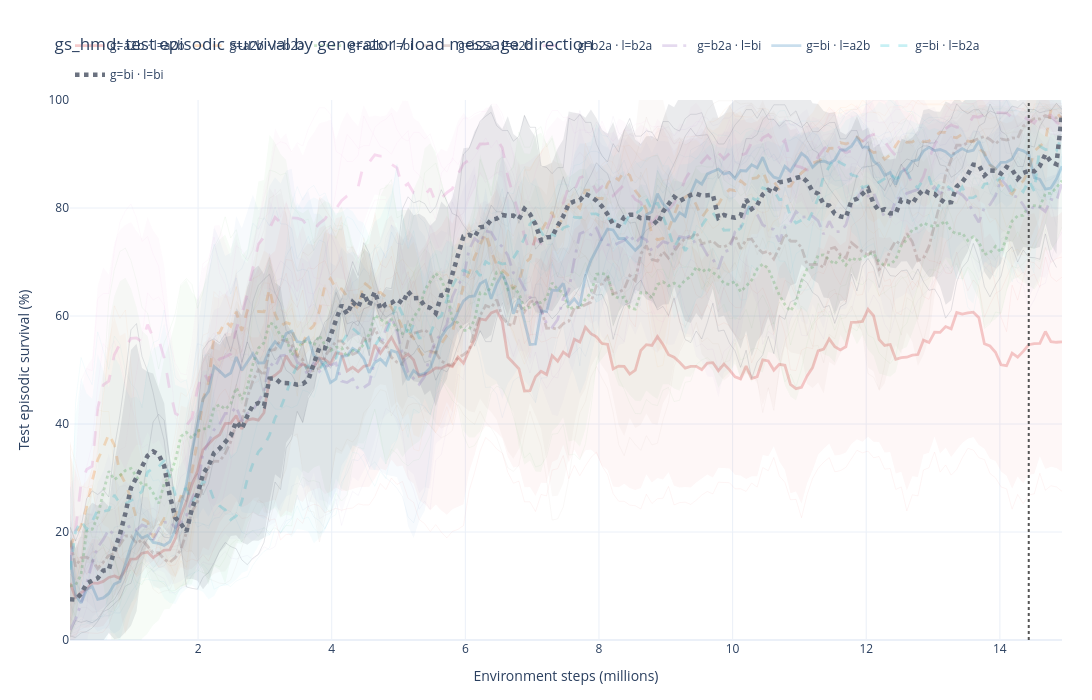

The cell this chart's notebook holds for it:
### Markdown cell above
## Aggregated survival curves

One curve per direction pair, aggregated over its three seeds. Thin lines are
the individual seeds; the band is one standard deviation across them. The
baseline is drawn in grey.

### Code cell
DIRECTION_COLORS = {
    BASELINE_LABEL: "#6b7280",
    "g=bi · l=a2b": "#1f77b4",
    "g=bi · l=b2a": "#17becf",
    "g=a2b · l=bi": "#2ca02c",
    "g=a2b · l=a2b": "#d62728",
    "g=a2b · l=b2a": "#ff7f0e",
    "g=b2a · l=bi": "#9467bd",
    "g=b2a · l=a2b": "#8c564b",
    "g=b2a · l=b2a": "#e377c2",
}

absolute_figure = sc.plot_survival_comparison(
    survival_long,
    group_by=["generator_code", "load_code"],
    label_by=direction_curve_label,
    smooth=SMOOTH_WINDOW,
    uncertainty="std",
    min_members=1,
    show_members=True,
    colors=DIRECTION_COLORS,
    highlight=[BASELINE_LABEL],
    budget_step=comparison_budget,
    title=(
        "gs_hmd: test episodic survival by generator / load message direction"
    ),
    width=1450,
    height=700,
)
absolute_figure.show()
print("done")

### Figure 1 — Plotly figure (JSON) as saved in the notebook; plotly's stock layout.template omitted (floating-point values rounded to 4 significant figures; data arrays with more than 128 entries replaced by an {"elided": "..."} marker saying what was removed)
{"data": [{"hoverinfo": "skip", "legendgroup": "g=a2b · l=a2b", "line": {"color": "#d62728", "width": 1}, "mode": "lines", "opacity": 0.0432, "showlegend": false, "type": "scatter", "x": {"elided": "180 float values"}, "y": {"elided": "180 float values"}}, {"hoverinfo": "skip", "legendgroup": "g=a2b · l=a2b", "line": {"color": "#d62728", "width": 1}, "mode": "lines", "opacity": 0.0432, "showlegend": false, "type": "scatter", "x": {"elided": "180 float values"}, "y": {"elided": "180 float values"}}, {"hoverinfo": "skip", "legendgroup": "g=a2b · l=a2b", "line": {"color": "#d62728", "width": 1}, "mode": "lines", "opacity": 0.0432, "showlegend": false, "type": "scatter", "x": {"elided": "180 float values"}, "y": {"elided": "180 float values"}}, {"hoverinfo": "skip", "legendgroup": "g=a2b · l=a2b", "line": {"width": 0}, "mode": "lines", "showlegend": false, "type": "scatter", "x": {"elided": "180 float values"}, "y": {"elided": "180 float values"}}, {"fill": "tonexty", "fillcolor": "rgba(214, 39, 40, 0.0336)", "hoverinfo": "skip", "legendgroup": "g=a2b · l=a2b", "line": {"width": 0}, "mode": "lines", "showlegend": false, "type": "scatter", "x": {"elided": "180 float values"}, "y": {"elided": "180 float values"}}, {"customdata": {"elided": "180x4 float values"}, "hovertemplate": "<b>g=a2b · l=a2b</b><br>step: %{x:.3f}M<br>value: %{y:.2f}<br>members: %{customdata[0]:.0f}<br>std: %{customdata[1]:.2f}<extra></extra>", "legendgroup": "g=a2b · l=a2b", "line": {"color": "#d62728", "dash": "solid", "width": 2.8}, "marker": {"size": 5}, "mode": "lines", "name": "g=a2b · l=a2b", "opacity": 0.24, "showlegend": true, "type": "scatter", "x": {"elided": "180 float values"}, "y": {"elided": "180 float values"}}, {"hoverinfo": "skip", "legendgroup": "g=a2b · l=b2a", "line": {"color": "#ff7f0e", "width": 1}, "mode": "lines", "opacity": 0.0432, "showlegend": false, "type": "scatter", "x": {"elided": "180 float values"}, "y": {"elided": "180 float values"}}, {"hoverinfo": "skip", "legendgroup": "g=a2b · l=b2a", "line": {"color": "#ff7f0e", "width": 1}, "mode": "lines", "opacity": 0.0432, "showlegend": false, "type": "scatter", "x": {"elided": "180 float values"}, "y": {"elided": "180 float values"}}, {"hoverinfo": "skip", "legendgroup": "g=a2b · l=b2a", "line": {"color": "#ff7f0e", "width": 1}, "mode": "lines", "opacity": 0.0432, "showlegend": false, "type": "scatter", "x": {"elided": "177 float values"}, "y": {"elided": "177 float values"}}, {"hoverinfo": "skip", "legendgroup": "g=a2b · l=b2a", "line": {"width": 0}, "mode": "lines", "showlegend": false, "type": "scatter", "x": {"elided": "180 float values"}, "y": {"elided": "180 float values"}}, {"fill": "tonexty", "fillcolor": "rgba(255, 127, 14, 0.0336)", "hoverinfo": "skip", "legendgroup": "g=a2b · l=b2a", "line": {"width": 0}, "mode": "lines", "showlegend": false, "type": "scatter", "x": {"elided": "180 float values"}, "y": {"elided": "180 float values"}}, {"customdata": {"elided": "180x4 float values"}, "hovertemplate": "<b>g=a2b · l=b2a</b><br>step: %{x:.3f}M<br>value: %{y:.2f}<br>members: %{customdata[0]:.0f}<br>std: %{customdata[1]:.2f}<extra></extra>", "legendgroup": "g=a2b · l=b2a", "line": {"color": "#ff7f0e", "dash": "dash", "width": 2.8}, "marker": {"size": 5}, "mode": "lines", "name": "g=a2b · l=b2a", "opacity": 0.24, "showlegend": true, "type": "scatter", "x": {"elided": "180 float values"}, "y": {"elided": "180 float values"}}, {"hoverinfo": "skip", "legendgroup": "g=a2b · l=bi", "line": {"color": "#2ca02c", "width": 1}, "mode": "lines", "opacity": 0.0432, "showlegend": false, "type": "scatter", "x": {"elided": "180 float values"}, "y": {"elided": "180 float values"}}, {"hoverinfo": "skip", "legendgroup": "g=a2b · l=bi", "line": {"color": "#2ca02c", "width": 1}, "mode": "lines", "opacity": 0.0432, "showlegend": false, "type": "scatter", "x": {"elided": "180 float values"}, "y": {"elided": "180 float values"}}, {"hoverinfo": "skip", "legendgroup": "g=a2b · l=bi", "line": {"color": "#2ca02c", "width": 1}, "mode": "lines", "opacity": 0.0432, "showlegend": false, "type": "scatter", "x": {"elided": "180 float values"}, "y": {"elided": "180 float values"}}, {"hoverinfo": "skip", "legendgroup": "g=a2b · l=bi", "line": {"width": 0}, "mode": "lines", "showlegend": false, "type": "scatter", "x": {"elided": "180 float values"}, "y": {"elided": "180 float values"}}, {"fill": "tonexty", "fillcolor": "rgba(44, 160, 44, 0.0336)", "hoverinfo": "skip", "legendgroup": "g=a2b · l=bi", "line": {"width": 0}, "mode": "lines", "showlegend": false, "type": "scatter", "x": {"elided": "180 float values"}, "y": {"elided": "180 float values"}}, {"customdata": {"elided": "180x4 float values"}, "hovertemplate": "<b>g=a2b · l=bi</b><br>step: %{x:.3f}M<br>value: %{y:.2f}<br>members: %{customdata[0]:.0f}<br>std: %{customdata[1]:.2f}<extra></extra>", "legendgroup": "g=a2b · l=bi", "line": {"color": "#2ca02c", "dash": "dot", "width": 2.8}, "marker": {"size": 5}, "mode": "lines", "name": "g=a2b · l=bi", "opacity": 0.24, "showlegend": true, "type": "scatter", "x": {"elided": "180 float values"}, "y": {"elided": "180 float values"}}, {"hoverinfo": "skip", "legendgroup": "g=b2a · l=a2b", "line": {"color": "#8c564b", "width": 1}, "mode": "lines", "opacity": 0.0432, "showlegend": false, "type": "scatter", "x": {"elided": "180 float values"}, "y": {"elided": "180 float values"}}, {"hoverinfo": "skip", "legendgroup": "g=b2a · l=a2b", "line": {"color": "#8c564b", "width": 1}, "mode": "lines", "opacity": 0.0432, "showlegend": false, "type": "scatter", "x": {"elided": "180 float values"}, "y": {"elided": "180 float values"}}, {"hoverinfo": "skip", "legendgroup": "g=b2a · l=a2b", "line": {"color": "#8c564b", "width": 1}, "mode": "lines", "opacity": 0.0432, "showlegend": false, "type": "scatter", "x": {"elided": "180 float values"}, "y": {"elided": "180 float values"}}, {"hoverinfo": "skip", "legendgroup": "g=b2a · l=a2b", "line": {"width": 0}, "mode": "lines", "showlegend": false, "type": "scatter", "x": {"elided": "180 float values"}, "y": {"elided": "180 float values"}}, {"fill": "tonexty", "fillcolor": "rgba(140, 86, 75, 0.0336)", "hoverinfo": "skip", "legendgroup": "g=b2a · l=a2b", "line": {"width": 0}, "mode": "lines", "showlegend": false, "type": "scatter", "x": {"elided": "180 float values"}, "y": {"elided": "180 float values"}}, {"customdata": {"elided": "180x4 float values"}, "hovertemplate": "<b>g=b2a · l=a2b</b><br>step: %{x:.3f}M<br>value: %{y:.2f}<br>members: %{customdata[0]:.0f}<br>std: %{customdata[1]:.2f}<extra></extra>", "legendgroup": "g=b2a · l=a2b", "line": {"color": "#8c564b", "dash": "dashdot", "width": 2.8}, "marker": {"size": 5}, "mode": "lines", "name": "g=b2a · l=a2b", "opacity": 0.24, "showlegend": true, "type": "scatter", "x": {"elided": "180 float values"}, "y": {"elided": "180 float values"}}, {"hoverinfo": "skip", "legendgroup": "g=b2a · l=b2a", "line": {"color": "#e377c2", "width": 1}, "mode": "lines", "opacity": 0.0432, "showlegend": false, "type": "scatter", "x": {"elided": "180 float values"}, "y": {"elided": "180 float values"}}, {"hoverinfo": "skip", "legendgroup": "g=b2a · l=b2a", "line": {"color": "#e377c2", "width": 1}, "mode": "lines", "opacity": 0.0432, "showlegend": false, "type": "scatter", "x": {"elided": "180 float values"}, "y": {"elided": "180 float values"}}, {"hoverinfo": "skip", "legendgroup": "g=b2a · l=b2a", "line": {"color": "#e377c2", "width": 1}, "mode": "lines", "opacity": 0.0432, "showlegend": false, "type": "scatter", "x": {"elided": "180 float values"}, "y": {"elided": "180 float values"}}, {"hoverinfo": "skip", "legendgroup": "g=b2a · l=b2a", "line": {"width": 0}, "mode": "lines", "showlegend": false, "type": "scatter", "x": {"elided": "180 float values"}, "y": {"elided": "180 float values"}}, {"fill": "tonexty", "fillcolor": "rgba(227, 119, 194, 0.0336)", "hoverinfo": "skip", "legendgroup": "g=b2a · l=b2a", "line": {"width": 0}, "mode": "lines", "showlegend": false, "type": "scatter", "x": {"elided": "180 float values"}, "y": {"elided": "180 float values"}}, {"customdata": {"elided": "180x4 float values"}, "hovertemplate": "<b>g=b2a · l=b2a</b><br>step: %{x:.3f}M<br>value: %{y:.2f}<br>members: %{customdata[0]:.0f}<br>std: %{customdata[1]:.2f}<extra></extra>", "legendgroup": "g=b2a · l=b2a", "line": {"color": "#e377c2", "dash": "longdash", "width": 2.8}, "marker": {"size": 5}, "mode": "lines", "name": "g=b2a · l=b2a", "opacity": 0.24, "showlegend": true, "type": "scatter", "x": {"elided": "180 float values"}, "y": {"elided": "180 float values"}}, {"hoverinfo": "skip", "legendgroup": "g=b2a · l=bi", "line": {"color": "#9467bd", "width": 1}, "mode": "lines", "opacity": 0.0432, "showlegend": false, "type": "scatter", "x": {"elided": "179 float values"}, "y": {"elided": "179 float values"}}, {"hoverinfo": "skip", "legendgroup": "g=b2a · l=bi", "line": {"color": "#9467bd", "width": 1}, "mode": "lines", "opacity": 0.0432, "showlegend": false, "type": "scatter", "x": {"elided": "180 float values"}, "y": {"elided": "180 float values"}}, {"hoverinfo": "skip", "legendgroup": "g=b2a · l=bi", "line": {"color": "#9467bd", "width": 1}, "mode": "lines", "opacity": 0.0432, "showlegend": false, "type": "scatter", "x": {"elided": "180 float values"}, "y": {"elided": "180 float values"}}, {"hoverinfo": "skip", "legendgroup": "g=b2a · l=bi", "line": {"width": 0}, "mode": "lines", "showlegend": false, "type": "scatter", "x": {"elided": "180 float values"}, "y": {"elided": "180 float values"}}, {"fill": "tonexty", "fillcolor": "rgba(148, 103, 189, 0.0336)", "hoverinfo": "skip", "legendgroup": "g=b2a · l=bi", "line": {"width": 0}, "mode": "lines", "showlegend": false, "type": "scatter", "x": {"elided": "180 float values"}, "y": {"elided": "180 float values"}}, {"customdata": {"elided": "180x4 float values"}, "hovertemplate": "<b>g=b2a · l=bi</b><br>step: %{x:.3f}M<br>value: %{y:.2f}<br>members: %{customdata[0]:.0f}<br>std: %{customdata[1]:.2f}<extra></extra>", "legendgroup": "g=b2a · l=bi", "line": {"color": "#9467bd", "dash": "longdashdot", "width": 2.8}, "marker": {"size": 5}, "mode": "lines", "name": "g=b2a · l=bi", "opacity": 0.24, "showlegend": true, "type": "scatter", "x": {"elided": "180 float values"}, "y": {"elided": "180 float values"}}, {"hoverinfo": "skip", "legendgroup": "g=bi · l=a2b", "line": {"color": "#1f77b4", "width": 1}, "mode": "lines", "opacity": 0.0432, "showlegend": false, "type": "scatter", "x": {"elided": "180 float values"}, "y": {"elided": "180 float values"}}, {"hoverinfo": "skip", "legendgroup": "g=bi · l=a2b", "line": {"color": "#1f77b4", "width": 1}, "mode": "lines", "opacity": 0.0432, "showlegend": false, "type": "scatter", "x": {"elided": "174 float values"}, "y": {"elided": "174 float values"}}, {"hoverinfo": "skip", "legendgroup": "g=bi · l=a2b", "line": {"color": "#1f77b4", "width": 1}, "mode": "lines", "opacity": 0.0432, "showlegend": false, "type": "scatter", "x": {"elided": "180 float values"}, "y": {"elided": "180 float values"}}, {"hoverinfo": "skip", "legendgroup": "g=bi · l=a2b", "line": {"width": 0}, "mode": "lines", "showlegend": false, "type": "scatter", "x": {"elided": "180 float values"}, "y": {"elided": "180 float values"}}, {"fill": "tonexty", "fillcolor": "rgba(31, 119, 180, 0.0336)", "hoverinfo": "skip", "legendgroup": "g=bi · l=a2b", "line": {"width": 0}, "mode": "lines", "showlegend": false, "type": "scatter", "x": {"elided": "180 float values"}, "y": {"elided": "180 float values"}}, {"customdata": {"elided": "180x4 float values"}, "hovertemplate": "<b>g=bi · l=a2b</b><br>step: %{x:.3f}M<br>value: %{y:.2f}<br>members: %{customdata[0]:.0f}<br>std: %{customdata[1]:.2f}<extra></extra>", "legendgroup": "g=bi · l=a2b", "line": {"color": "#1f77b4", "dash": "solid", "width": 2.8}, "marker": {"size": 5}, "mode": "lines", "name": "g=bi · l=a2b", "opacity": 0.24, "showlegend": true, "type": "scatter", "x": {"elided": "180 float values"}, "y": {"elided": "180 float values"}}, {"hoverinfo": "skip", "legendgroup": "g=bi · l=b2a", "line": {"color": "#17becf", "width": 1}, "mode": "lines", "opacity": 0.0432, "showlegend": false, "type": "scatter", "x": {"elided": "180 float values"}, "y": {"elided": "180 float values"}}, {"hoverinfo": "skip", "legendgroup": "g=bi · l=b2a", "line": {"color": "#17becf", "width": 1}, "mode": "lines", "opacity": 0.0432, "showlegend": false, "type": "scatter", "x": {"elided": "175 float values"}, "y": {"elided": "175 float values"}}, {"hoverinfo": "skip", "legendgroup": "g=bi · l=b2a", "line": {"color": "#17becf", "width": 1}, "mode": "lines", "opacity": 0.0432, "showlegend": false, "type": "scatter", "x": {"elided": "180 float values"}, "y": {"elided": "180 float values"}}, {"hoverinfo": "skip", "legendgroup": "g=bi · l=b2a", "line": {"width": 0}, "mode": "lines", "showlegend": false, "type": "scatter", "x": {"elided": "180 float values"}, "y": {"elided": "180 float values"}}, {"fill": "tonexty", "fillcolor": "rgba(23, 190, 207, 0.0336)", "hoverinfo": "skip", "legendgroup": "g=bi · l=b2a", "line": {"width": 0}, "mode": "lines", "showlegend": false, "type": "scatter", "x": {"elided": "180 float values"}, "y": {"elided": "180 float values"}}, {"customdata": {"elided": "180x4 float values"}, "hovertemplate": "<b>g=bi · l=b2a</b><br>step: %{x:.3f}M<br>value: %{y:.2f}<br>members: %{customdata[0]:.0f}<br>std: %{customdata[1]:.2f}<extra></extra>", "legendgroup": "g=bi · l=b2a", "line": {"color": "#17becf", "dash": "dash", "width": 2.8}, "marker": {"size": 5}, "mode": "lines", "name": "g=bi · l=b2a", "opacity": 0.24, "showlegend": true, "type": "scatter", "x": {"elided": "180 float values"}, "y": {"elided": "180 float values"}}, {"hoverinfo": "skip", "legendgroup": "g=bi · l=bi", "line": {"color": "#6b7280", "width": 1}, "mode": "lines", "opacity": 0.18, "showlegend": false, "type": "scatter", "x": {"elided": "180 float values"}, "y": {"elided": "180 float values"}}, {"hoverinfo": "skip", "legendgroup": "g=bi · l=bi", "line": {"color": "#6b7280", "width": 1}, "mode": "lines", "opacity": 0.18, "showlegend": false, "type": "scatter", "x": {"elided": "179 float values"}, "y": {"elided": "179 float values"}}, {"hoverinfo": "skip", "legendgroup": "g=bi · l=bi", "line": {"color": "#6b7280", "width": 1}, "mode": "lines", "opacity": 0.18, "showlegend": false, "type": "scatter", "x": {"elided": "180 float values"}, "y": {"elided": "180 float values"}}, {"hoverinfo": "skip", "legendgroup": "g=bi · l=bi", "line": {"width": 0}, "mode": "lines", "showlegend": false, "type": "scatter", "x": {"elided": "180 float values"}, "y": {"elided": "180 float values"}}, {"fill": "tonexty", "fillcolor": "rgba(107, 114, 128, 0.1400)", "hoverinfo": "skip", "legendgroup": "g=bi · l=bi", "line": {"width": 0}, "mode": "lines", "showlegend": false, "type": "scatter", "x": {"elided": "180 float values"}, "y": {"elided": "180 float values"}}, {"customdata": {"elided": "180x4 float values"}, "hovertemplate": "<b>g=bi · l=bi</b><br>step: %{x:.3f}M<br>value: %{y:.2f}<br>members: %{customdata[0]:.0f}<br>std: %{customdata[1]:.2f}<extra></extra>", "legendgroup": "g=bi · l=bi", "line": {"color": "#6b7280", "dash": "dot", "width": 4.5}, "marker": {"size": 5}, "mode": "lines", "name": "g=bi · l=bi", "opacity": 1, "showlegend": true, "type": "scatter", "x": {"elided": "180 float values"}, "y": {"elided": "180 float values"}}], "layout": {"height": 700, "hovermode": "x unified", "legend": {"orientation": "h", "x": 0, "xanchor": "left", "y": 1.02, "yanchor": "bottom"}, "margin": {"b": 60, "l": 70, "r": 30, "t": 100}, "shapes": [{"line": {"color": "#555555", "dash": "dot"}, "type": "line", "x0": 14.43, "x1": 14.43, "xref": "x", "y0": 0, "y1": 1, "yref": "y domain"}], "title": {"text": "gs_hmd: test episodic survival by generator / load message direction"}, "width": 1450, "xaxis": {"title": {"text": "Environment steps (millions)"}}, "yaxis": {"range": [0, 100], "title": {"text": "Test episodic survival (%)"}}}}
